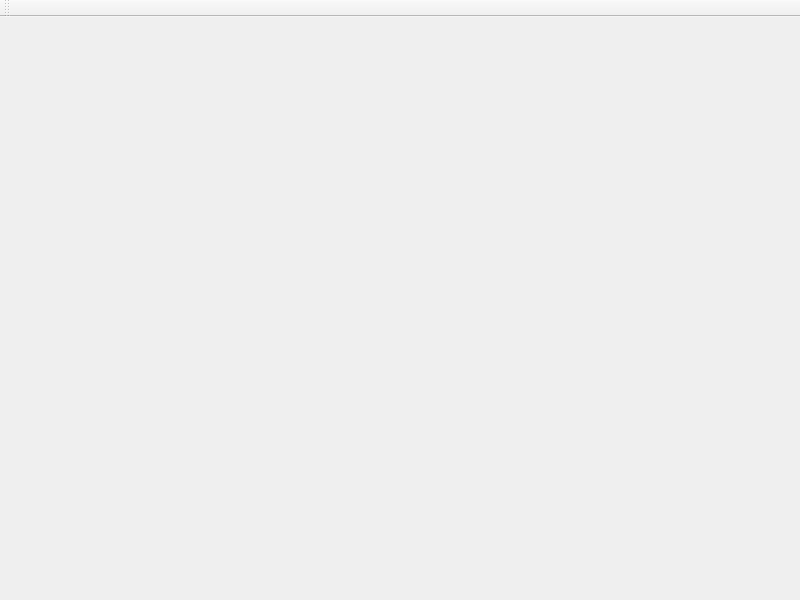
<?xml version="1.0" encoding="UTF-8"?>
<ui version="4.0">
 <class>CMainWindow</class>
 <widget class="QMainWindow" name="CMainWindow">
  <property name="geometry">
   <rect>
    <x>0</x>
    <y>0</y>
    <width>800</width>
    <height>600</height>
   </rect>
  </property>
  <property name="windowTitle">
   <string>Aqic</string>
  </property>
  <widget class="QWidget" name="centralwidget"/>
  <widget class="QToolBar" name="toolBar">
   <property name="windowTitle">
    <string>toolBar</string>
   </property>
   <property name="iconSize">
    <size>
     <width>32</width>
     <height>32</height>
    </size>
   </property>
   <property name="toolButtonStyle">
    <enum>Qt::ToolButtonFollowStyle</enum>
   </property>
   <property name="floatable">
    <bool>true</bool>
   </property>
   <attribute name="toolBarArea">
    <enum>TopToolBarArea</enum>
   </attribute>
   <attribute name="toolBarBreak">
    <bool>false</bool>
   </attribute>
  </widget>
  <action name="m_mainMenu">
   <property name="icon">
    <iconset resource="aqic.qrc">
     <normaloff>:/icons/mainmenu.png</normaloff>:/icons/mainmenu.png</iconset>
   </property>
   <property name="text">
    <string>Main menu</string>
   </property>
   <property name="toolTip">
    <string>Main menu</string>
   </property>
  </action>
 </widget>
 <resources>
  <include location="aqic.qrc"/>
 </resources>
 <connections/>
</ui>
